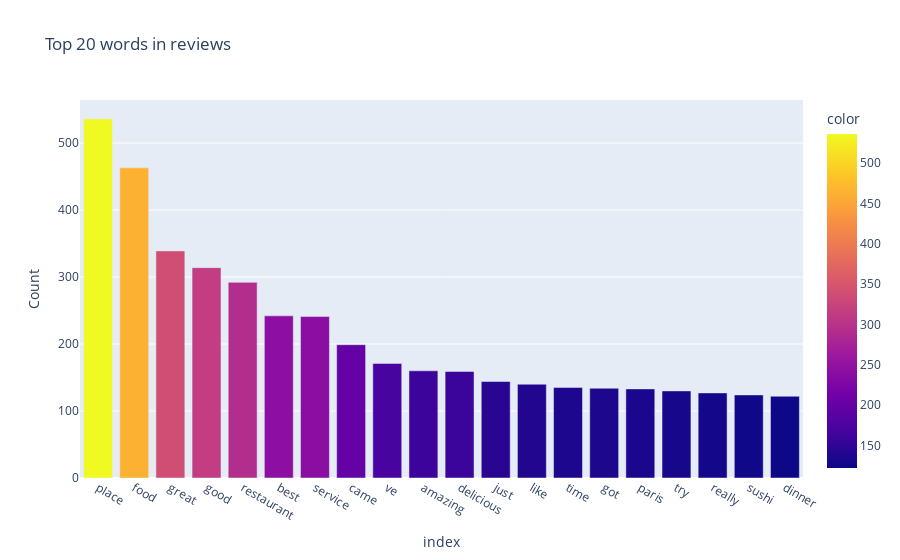
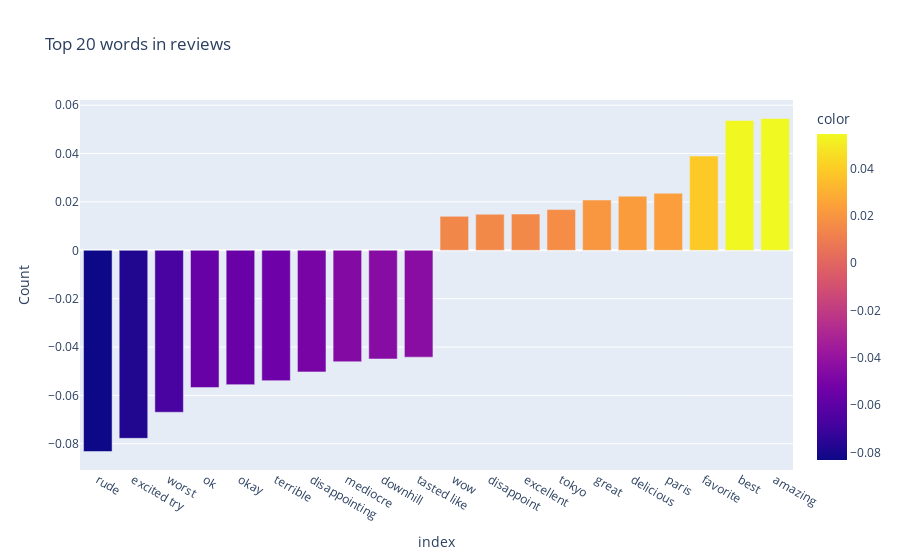
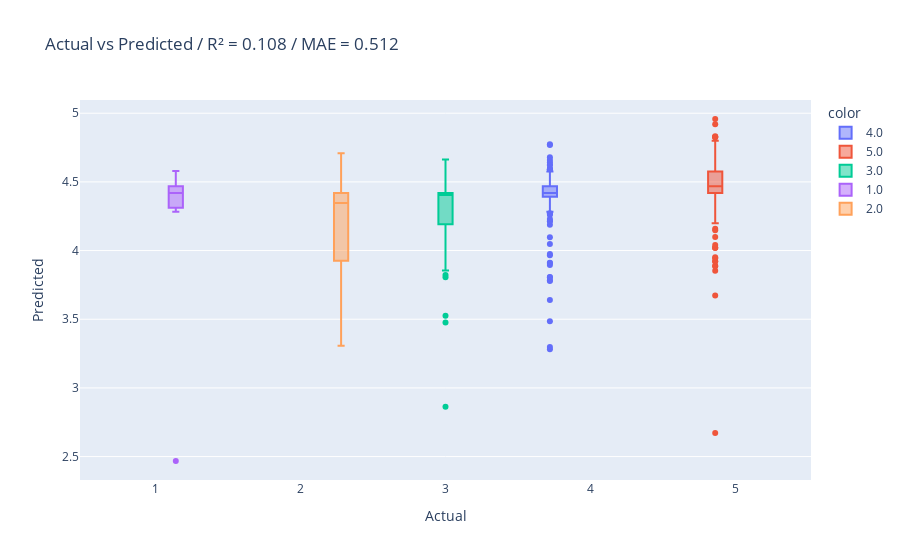

The code cell stored with these charts, in order, in its notebook:
### Markdown cell above
### More complex

### Code cell
from sklearn.feature_extraction.text import CountVectorizer


vectorizer = CountVectorizer(
    strip_accents="unicode",
    stop_words="english",
    ngram_range=(1, 3),
    max_df=0.9,
    min_df=2,
)
X_train_vec = vectorizer.fit_transform(X_train)
X_test_vec = vectorizer.transform(X_test)


from sklearn.preprocessing import StandardScaler


scaler = StandardScaler().fit(X_train_vec.toarray())

X_train_std = scaler.transform(X_train_vec.toarray())
X_test_std = scaler.transform(X_test_vec.toarray())


words_count = pd.Series(
    X_train_vec.sum(axis=0).tolist()[0],
    index=vectorizer.get_feature_names(),
)

top_20_count = words_count.sort_values(ascending=False).head(20)

fig = px.bar(
    top_20_count,
    x=top_20_count.index,
    y=top_20_count.values,
    labels={"x": "Word", "y": "Count"},
    title="Top 20 words in reviews",
    color=top_20_count.values,
)
fig.show()


from sklearn.linear_model import ElasticNetCV


reg = ElasticNetCV(random_state=42, n_jobs=-1).fit(X_train_std, y_train)
coefs = pd.Series(reg.coef_, index=vectorizer.get_feature_names())

top_20_coefs = coefs.nlargest(10).append(coefs.nsmallest(10)).sort_values()

fig = px.bar(
    top_20_coefs,
    x=top_20_coefs.index,
    y=top_20_coefs.values,
    labels={"x": "Word", "y": "Count"},
    title="Top 20 words in reviews",
    color=top_20_coefs.values,
)
fig.show()


y_pred = reg.predict(X_test_std)


from sklearn.metrics import median_absolute_error, r2_score


fig = px.box(
    x=y_test,
    y=y_pred,
    labels={"x": "Actual", "y": "Predicted"},
    title=f"Actual vs Predicted / R² = {round(r2_score(y_test, y_pred), 3)} / MAE = {round(median_absolute_error(y_test, y_pred), 3)}",
    color=y_test,
)
fig.show()

### Figure 1 — Plotly figure (JSON) as saved in the notebook; plotly's stock layout.template omitted (floating-point values rounded to 4 significant figures)
{"data": [{"alignmentgroup": "True", "hovertemplate": "index=%{x}<br>Count=%{y}<br>color=%{marker.color}<extra></extra>", "legendgroup": "", "marker": {"color": [536, 463, 339, 314, 292, 242, 241, 199, 171, 160, 159, 144, 140, 135, 134, 133, 130, 127, 124, 122], "coloraxis": "coloraxis", "pattern": {"shape": ""}}, "name": "", "offsetgroup": "", "orientation": "v", "showlegend": false, "textposition": "auto", "type": "bar", "x": ["place", "food", "great", "good", "restaurant", "best", "service", "came", "ve", "amazing", "delicious", "just", "like", "time", "got", "paris", "try", "really", "sushi", "dinner"], "xaxis": "x", "y": [536, 463, 339, 314, 292, 242, 241, 199, 171, 160, 159, 144, 140, 135, 134, 133, 130, 127, 124, 122], "yaxis": "y"}], "layout": {"barmode": "relative", "coloraxis": {"colorbar": {"title": {"text": "color"}}, "colorscale": [[0, "#0d0887"], [0.1111, "#46039f"], [0.2222, "#7201a8"], [0.3333, "#9c179e"], [0.4444, "#bd3786"], [0.5556, "#d8576b"], [0.6667, "#ed7953"], [0.7778, "#fb9f3a"], [0.8889, "#fdca26"], [1, "#f0f921"]]}, "legend": {"tracegroupgap": 0}, "title": {"text": "Top 20 words in reviews"}, "xaxis": {"anchor": "y", "domain": [0, 1], "title": {"text": "index"}}, "yaxis": {"anchor": "x", "domain": [0, 1], "title": {"text": "Count"}}}}

### Figure 2 — Plotly figure (JSON) as saved in the notebook; plotly's stock layout.template omitted (floating-point values rounded to 4 significant figures)
{"data": [{"alignmentgroup": "True", "hovertemplate": "index=%{x}<br>Count=%{y}<br>color=%{marker.color}<extra></extra>", "legendgroup": "", "marker": {"color": [-0.0832, -0.07776, -0.06697, -0.05676, -0.05555, -0.05389, -0.05028, -0.04609, -0.04494, -0.04419, 0.01404, 0.0149, 0.015, 0.01683, 0.0208, 0.02238, 0.02359, 0.03899, 0.0537, 0.0545], "coloraxis": "coloraxis", "pattern": {"shape": ""}}, "name": "", "offsetgroup": "", "orientation": "v", "showlegend": false, "textposition": "auto", "type": "bar", "x": ["rude", "excited try", "worst", "ok", "okay", "terrible", "disappointing", "mediocre", "downhill", "tasted like", "wow", "disappoint", "excellent", "tokyo", "great", "delicious", "paris", "favorite", "best", "amazing"], "xaxis": "x", "y": [-0.0832, -0.07776, -0.06697, -0.05676, -0.05555, -0.05389, -0.05028, -0.04609, -0.04494, -0.04419, 0.01404, 0.0149, 0.015, 0.01683, 0.0208, 0.02238, 0.02359, 0.03899, 0.0537, 0.0545], "yaxis": "y"}], "layout": {"barmode": "relative", "coloraxis": {"colorbar": {"title": {"text": "color"}}, "colorscale": [[0, "#0d0887"], [0.1111, "#46039f"], [0.2222, "#7201a8"], [0.3333, "#9c179e"], [0.4444, "#bd3786"], [0.5556, "#d8576b"], [0.6667, "#ed7953"], [0.7778, "#fb9f3a"], [0.8889, "#fdca26"], [1, "#f0f921"]]}, "legend": {"tracegroupgap": 0}, "title": {"text": "Top 20 words in reviews"}, "xaxis": {"anchor": "y", "domain": [0, 1], "title": {"text": "index"}}, "yaxis": {"anchor": "x", "domain": [0, 1], "title": {"text": "Count"}}}}

### Figure 3 — Plotly figure (JSON) as saved in the notebook; plotly's stock layout.template omitted (floating-point values rounded to 4 significant figures; data arrays with more than 128 entries replaced by an {"elided": "..."} marker saying what was removed)
{"data": [{"alignmentgroup": "True", "hovertemplate": "color=4.0<br>Actual=%{x}<br>Predicted=%{y}<extra></extra>", "legendgroup": "4.0", "marker": {"color": "#636efa"}, "name": "4.0", "notched": false, "offsetgroup": "4.0", "orientation": "v", "showlegend": true, "type": "box", "x": {"elided": "189 int values"}, "x0": " ", "xaxis": "x", "y": {"elided": "189 float values"}, "y0": " ", "yaxis": "y"}, {"alignmentgroup": "True", "hovertemplate": "color=5.0<br>Actual=%{x}<br>Predicted=%{y}<extra></extra>", "legendgroup": "5.0", "marker": {"color": "#EF553B"}, "name": "5.0", "notched": false, "offsetgroup": "5.0", "orientation": "v", "showlegend": true, "type": "box", "x": {"elided": "450 int values"}, "x0": " ", "xaxis": "x", "y": {"elided": "450 float values"}, "y0": " ", "yaxis": "y"}, {"alignmentgroup": "True", "hovertemplate": "color=3.0<br>Actual=%{x}<br>Predicted=%{y}<extra></extra>", "legendgroup": "3.0", "marker": {"color": "#00cc96"}, "name": "3.0", "notched": false, "offsetgroup": "3.0", "orientation": "v", "showlegend": true, "type": "box", "x": [3, 3, 3, 3, 3, 3, 3, 3, 3, 3, 3, 3, 3, 3, 3, 3, 3, 3, 3, 3, 3, 3, 3, 3, 3, 3, 3, 3, 3, 3, 3, 3, 3, 3, 3, 3, 3, 3, 3, 3, 3, 3, 3, 3, 3, 3, 3, 3, 3, 3, 3, 3, 3, 3, 3], "x0": " ", "xaxis": "x", "y": [4.188, 4.419, 4.34, 3.476, 3.924, 4.419, 4.419, 4.419, 4.419, 4.007, 4.441, 4.419, 4.405, 4.158, 2.864, 4.076, 4.49, 4.205, 3.879, 3.855, 4.477, 4.246, 3.874, 4.395, 4.227, 3.525, 4.663, 4.407, 4.49, 4.35, 4.419, 4.388, 4.419, 4.419, 4.371, 4.158, 4.468, 3.823, 4.342, 3.806, 4.419, 4.419, 4.548, 4.419, 4.354, 4.358, 4.395, 4.419, 4.468, 4.507, 4.372, 4.419, 4.578, 4.419, 4.419], "y0": " ", "yaxis": "y"}, {"alignmentgroup": "True", "hovertemplate": "color=1.0<br>Actual=%{x}<br>Predicted=%{y}<extra></extra>", "legendgroup": "1.0", "marker": {"color": "#ab63fa"}, "name": "1.0", "notched": false, "offsetgroup": "1.0", "orientation": "v", "showlegend": true, "type": "box", "x": [1, 1, 1, 1, 1, 1, 1, 1, 1, 1, 1, 1], "x0": " ", "xaxis": "x", "y": [4.301, 4.419, 4.578, 4.282, 4.424, 4.392, 4.512, 2.468, 4.512, 4.419, 4.323, 4.419], "y0": " ", "yaxis": "y"}, {"alignmentgroup": "True", "hovertemplate": "color=2.0<br>Actual=%{x}<br>Predicted=%{y}<extra></extra>", "legendgroup": "2.0", "marker": {"color": "#FFA15A"}, "name": "2.0", "notched": false, "offsetgroup": "2.0", "orientation": "v", "showlegend": true, "type": "box", "x": [2, 2, 2, 2, 2, 2, 2, 2, 2, 2, 2, 2, 2, 2, 2, 2, 2, 2, 2, 2, 2, 2, 2, 2, 2, 2], "x0": " ", "xaxis": "x", "y": [4.456, 3.538, 4.288, 4.227, 4.42, 4.432, 4.419, 4.214, 4.404, 4.419, 3.768, 4.26, 3.307, 4.158, 4.547, 3.381, 4.419, 4.34, 4.351, 3.925, 4.623, 4.709, 4.536, 4.419, 3.594, 3.322], "y0": " ", "yaxis": "y"}], "layout": {"boxmode": "group", "legend": {"title": {"text": "color"}, "tracegroupgap": 0}, "title": {"text": "Actual vs Predicted / R² = 0.108 / MAE = 0.512"}, "xaxis": {"anchor": "y", "domain": [0, 1], "title": {"text": "Actual"}}, "yaxis": {"anchor": "x", "domain": [0, 1], "title": {"text": "Predicted"}}}}
